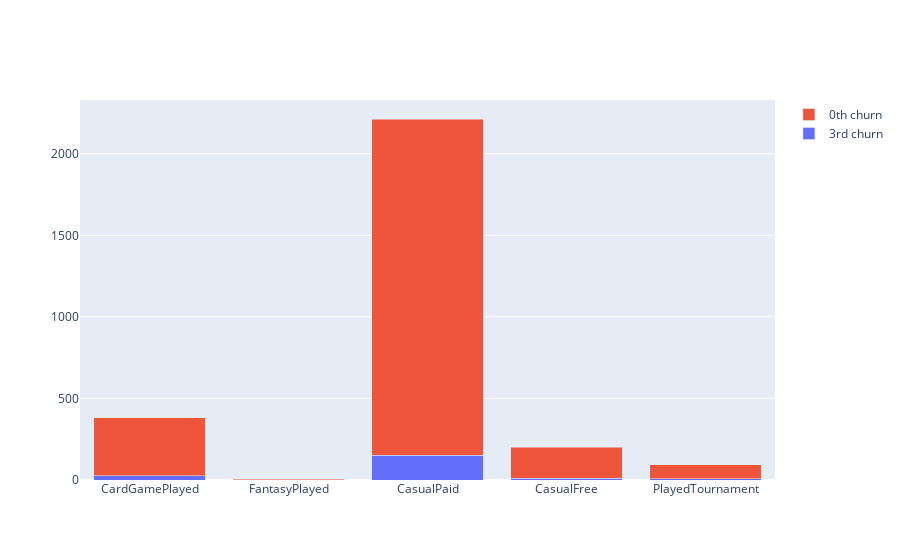

The cell this chart's notebook holds for it:
### Code cell
DATA0 = Data0[(Data0['CasualPaid']==1) & (Data0['TotalGamePlayed_2'] <= 1)]
DATA3 = Data3[(Data3['CasualPaid'] == 1) & (Data3['TotalGamePlayed_2'] <= 1)]
temp1 = pd.DataFrame(DATA0[['CardGamePlayed','FantasyPlayed','CasualPaid','CasualFree','PlayedTournament']].sum())
temp2 = pd.DataFrame(DATA3[['CardGamePlayed','FantasyPlayed','CasualPaid','CasualFree','PlayedTournament']].sum())
final1 = temp1.reset_index()
final2 = temp2.reset_index()
Header = final1['index'].to_list()
value_played = final1[0].to_list()
df0=pd.DataFrame({'Header':Header, 'Total Users Played':value_played})
Header = final2['index'].to_list()
value_played = final2[0].to_list()
df3=pd.DataFrame({'Header':Header, 'Total Users Played':value_played}) 
x = Header
y0=df0['Total Users Played']
y3=df3['Total Users Played']
plot = go.Figure(data=[go.Bar(name = '3rd churn',x = x,y = y3),go.Bar(name = '0th churn',x = x,y = y0)])
plot.update_layout(barmode='stack')                  
plot.show()

### Figure 1 — Plotly figure (JSON) as saved in the notebook; plotly's stock layout.template omitted (floating-point values rounded to 4 significant figures)
{"data": [{"name": "3rd churn", "type": "bar", "x": ["CardGamePlayed", "FantasyPlayed", "CasualPaid", "CasualFree", "PlayedTournament"], "y": [26, 0, 153, 11, 7]}, {"name": "0th churn", "type": "bar", "x": ["CardGamePlayed", "FantasyPlayed", "CasualPaid", "CasualFree", "PlayedTournament"], "y": [355, 5, 2060, 190, 88]}], "layout": {"barmode": "stack"}}
